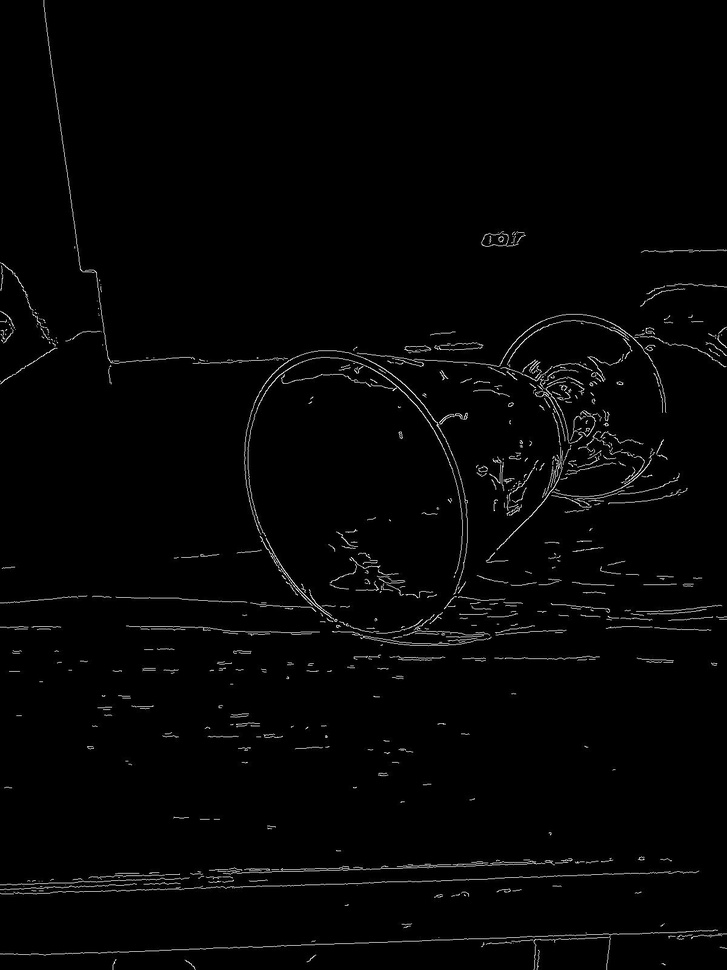
#> input picture 01.jpeg, 727 x 970 px, shrunk from 1200 x 1600 before the run
$ python main.py 01.jpeg out.png
#> lines starting #> are read from the running program, lines starting #| are printed output that depends on the picture
# importing PIL
from PIL import Image
import cv2
import sys
import numpy

print(sys.argv[0]);

def canny():
	# read the image
	img = cv2.imread(sys.argv[1])
#> img is the input picture: shape (970, 727, 3); min 0, max 255, mean 4.2

	# conver to gray scale
	gray = cv2.cvtColor(img, cv2.COLOR_BGR2GRAY)

	blurred = cv2.GaussianBlur(gray, (7, 7), 0)

	# we found on of the best algorithms to detect the edges named: Canny
	# documentation: https://docs.opencv.org/3.1.0/da/d22/tutorial_py_canny.html
	edges = cv2.Canny(blurred, 35, 50)
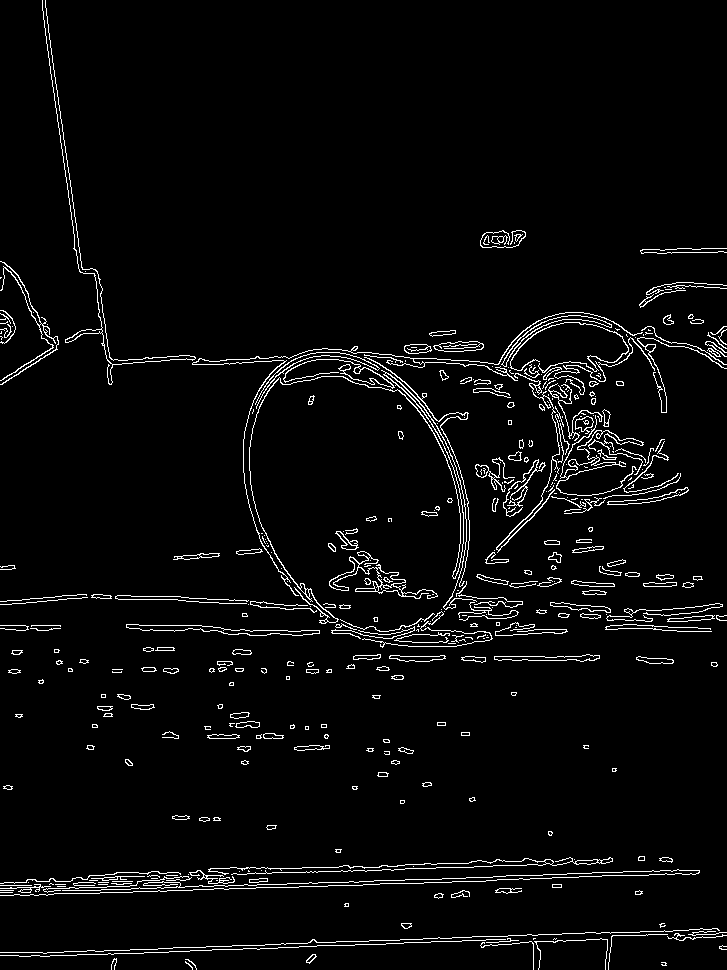
#> edges: shape (970, 727); 3.7% white in thin lines or dots

	print_image(edges)

def print_image(edges):
	# print the image
	A = numpy.squeeze(numpy.asarray(edges))
	img = Image.fromarray(A)
	img.save(sys.argv[2])


def edgeDetection():
	# structured forests and fast edge detection

	# 1. Load source color image
	img = cv2.imread(sys.argv[1])

	# 2. Convert source image to [0;1] range
	gray = numpy.divide(img, 255)

	print_image(gray)

	# 3. Run main algorithm
	# cv::Mat edges(image.size(), image.type());
	# cv::Ptr<StructuredEdgeDetection> pDollar =
	#     cv::createStructuredEdgeDetection(modelFilename);
	# pDollar->detectEdges(image, edges);
	# 4. Show results
	# if ( outFilename == "" )
	# {
	#     cv::namedWindow("edges", 1);
	#     cv::imshow("edges", edges);
	#     cv::waitKey(0);
	# }
	# else     cv::imwrite(outFilename, 255*edges)

canny()
